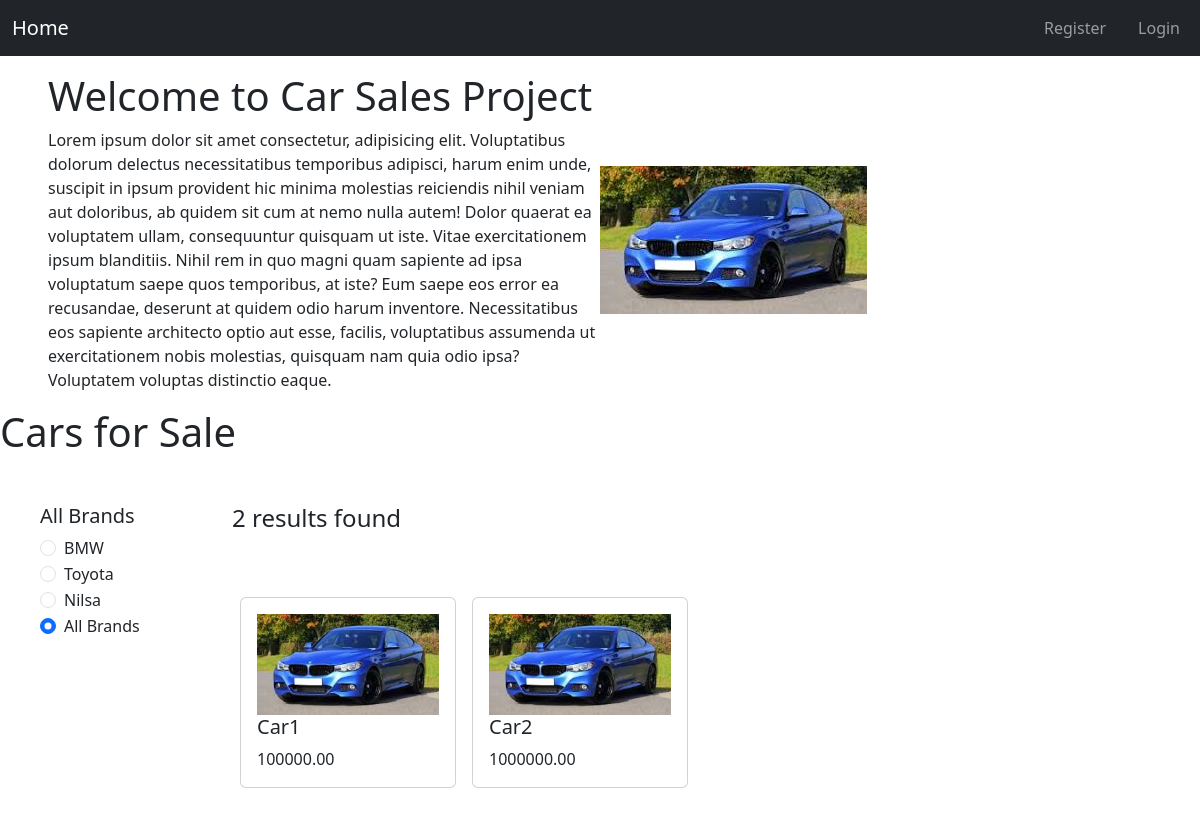
The page / on the database its author committed.
### cars/models.py (models this page shows, shortened)
class BrandModel(models.Model):
    name = models.CharField(max_length=100)
    slug = models.SlugField(max_length=100,unique=True, null=True, blank=True)

class CarModel(models.Model):
    brand = models.ForeignKey(BrandModel, on_delete=models.CASCADE)
    title = models.CharField(max_length=200)
    description = models.TextField()
    price = models.DecimalField(max_digits=10, decimal_places=2)
    image = models.ImageField(upload_to='car_images/')
    quantity = models.PositiveIntegerField()

### cars/views.py (the view)
# urls.py: path('', CarListView.as_view(), name='home'),
class CarListView(ListView):
    model = CarModel
    template_name = 'cars/car_list.html'
    context_object_name = 'cars'
    def get_queryset(self):
        brand_slug = self.kwargs.get('brand_slug')
        if brand_slug:
            return CarModel.objects.filter(brand__slug=brand_slug)
        return CarModel.objects.all()
    def get_context_data(self, **kwargs):
        context = super().get_context_data(**kwargs)
        context['brands'] = BrandModel.objects.all()
        context['current_brand'] = self.kwargs.get('brand_slug', '')
        return context

### cars/templates/cars/car_list.html (shortened to what this page needs)
{% extends "base.html" %}
{% block content %}
{% load static %}
<div class="d-flex flex-wrap px-5 pt-3 align-items-center">
  <div class="col-6">
    <h1>Welcome to Car Sales Project</h1>
    <p>
      Lorem ipsum dolor sit amet consectetur, adipisicing elit. Voluptatibus
      dolorum delectus necessitatibus temporibus adipisci, harum enim unde,
      suscipit in ipsum provident hic minima molestias reiciendis nihil veniam
      aut doloribus, ab quidem sit cum at nemo nulla autem! Dolor quaerat ea
      voluptatem ullam, consequuntur quisquam ut iste. Vitae exercitationem
      ipsum blanditiis. Nihil rem in quo magni quam sapiente ad ipsa voluptatum
      saepe quos temporibus, at iste? Eum saepe eos error ea recusandae,
      deserunt at quidem odio harum inventore. Necessitatibus eos sapiente
      architecto optio aut esse, facilis, voluptatibus assumenda ut
      exercitationem nobis molestias, quisquam nam quia odio ipsa? Voluptatem
      voluptas distinctio eaque.
    </p>
  </div>
  <div class="col-6">
    <img src="{% static 'headers.jpg' %}" />
  </div>
</div>
<h1>Cars for Sale</h1>
<div class="d-flex flex-wrap p-4">
  <div class="col-2 bg-white p-3">
    <h5>All Brands</h5>
    {% for brand in brands %}
    <div class="form-check">
      <input class="form-check-input" type="radio" name="brand" id="{{ brand.slug }}" value="{{ brand.slug }}" {% if current_brand == brand.slug %}checked{% endif %} onchange="window.location.href='{% url 'brand_wise_post' brand.slug %}'"/>
      <label class="form-check-label" for="{{ brand.slug }}">
        {{ brand.name }}
      </label>
    </div>
    {% endfor %}
    <div class="form-check">
      <input class="form-check-input" type="radio" name="brand" id="all-brands" value="" {% if not current_brand %}checked{% endif %} onchange="window.location.href='{% url 'home' %}'"/>
      <label class="form-check-label" for="all-brands">
        All Brands
      </label>
    </div>
  </div>
  <div class="col-10 p-3">
    <h4>{{ cars | length }} results found</h4>
    <div class="d-flex flex-wrap pt-5">
      {% for car in cars %}
      <div class="col-sm-3">
        <div class="card m-2">
          <div class="card-body">
            <img src="{{ car.image.url }}" alt="{{ car.title }}" class="img-fluid" />
            <h5 class="card-title">{{ car.title }}</h5>
            <p class="card-text">{{ car.price }}</p>
          </div>
        </div>
      </div>
      {% endfor %}
    </div>
  </div>
</div>
{% endblock %}

### rows shown on the page
BrandModel: slug "☐ BMW", name "BMW"
BrandModel: slug "☐ Toyota", name "Toyota"
BrandModel: slug "☐ Nilsa", name "Nilsa"
CarModel: image (picture), title "Car1", price "100000.00"
CarModel: image (picture), title "Car2", price "1000000.00"

### other values the page prints
{{ cars | length }} "2"
